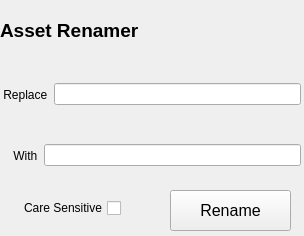
<?xml version="1.0" encoding="UTF-8"?>
<ui version="4.0">
 <class>Form</class>
 <widget class="QWidget" name="Form">
  <property name="geometry">
   <rect>
    <x>0</x>
    <y>0</y>
    <width>304</width>
    <height>236</height>
   </rect>
  </property>
  <property name="windowTitle">
   <string>Form</string>
  </property>
  <widget class="QLabel" name="label">
   <property name="geometry">
    <rect>
     <x>0</x>
     <y>0</y>
     <width>181</width>
     <height>61</height>
    </rect>
   </property>
   <property name="text">
    <string notr="true">&lt;html&gt;&lt;head/&gt;&lt;body&gt;&lt;p&gt;&lt;span style=&quot; font-size:14pt; font-weight:600;&quot;&gt;Asset Renamer&lt;/span&gt;&lt;/p&gt;&lt;/body&gt;&lt;/html&gt;</string>
   </property>
   <property name="textFormat">
    <enum>Qt::AutoText</enum>
   </property>
   <property name="scaledContents">
    <bool>false</bool>
   </property>
   <property name="margin">
    <number>20</number>
   </property>
  </widget>
  <widget class="QWidget" name="horizontalLayoutWidget">
   <property name="geometry">
    <rect>
     <x>0</x>
     <y>69</y>
     <width>301</width>
     <height>51</height>
    </rect>
   </property>
   <layout class="QHBoxLayout" name="horizontalLayout">
    <item>
     <widget class="QLabel" name="label_2">
      <property name="text">
       <string> Replace</string>
      </property>
     </widget>
    </item>
    <item>
     <widget class="QLineEdit" name="searchPattern"/>
    </item>
   </layout>
  </widget>
  <widget class="QWidget" name="horizontalLayoutWidget_2">
   <property name="geometry">
    <rect>
     <x>0</x>
     <y>130</y>
     <width>301</width>
     <height>51</height>
    </rect>
   </property>
   <layout class="QHBoxLayout" name="horizontalLayout_2">
    <item>
     <widget class="QLabel" name="label_3">
      <property name="layoutDirection">
       <enum>Qt::LeftToRight</enum>
      </property>
      <property name="text">
       <string>    With</string>
      </property>
     </widget>
    </item>
    <item>
     <widget class="QLineEdit" name="replacePattern"/>
    </item>
   </layout>
  </widget>
  <widget class="QCheckBox" name="checkBox">
   <property name="geometry">
    <rect>
     <x>10</x>
     <y>200</y>
     <width>111</width>
     <height>16</height>
    </rect>
   </property>
   <property name="layoutDirection">
    <enum>Qt::RightToLeft</enum>
   </property>
   <property name="text">
    <string>Care Sensitive</string>
   </property>
   <property name="tristate">
    <bool>false</bool>
   </property>
  </widget>
  <widget class="QPushButton" name="pushButton">
   <property name="geometry">
    <rect>
     <x>170</x>
     <y>190</y>
     <width>121</width>
     <height>41</height>
    </rect>
   </property>
   <property name="font">
    <font>
     <family>Arial</family>
     <pointsize>12</pointsize>
    </font>
   </property>
   <property name="text">
    <string>Rename</string>
   </property>
  </widget>
 </widget>
 <resources/>
 <connections/>
</ui>
